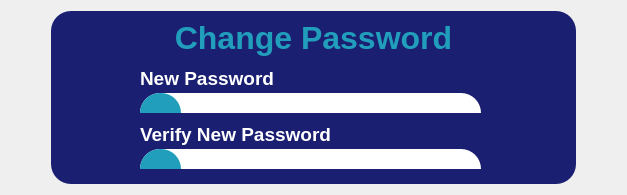
        <widget class="QWidget" name="changePage_2">
         <layout class="QVBoxLayout" name="verticalLayout_6">
          <item>
           <layout class="QHBoxLayout" name="horizontalLayout_6">
            <item>
             <spacer name="horizontalSpacer_8">
              <property name="orientation">
               <enum>Qt::Orientation::Horizontal</enum>
              </property>
              <property name="sizeHint" stdset="0">
               <size>
                <width>40</width>
                <height>20</height>
               </size>
              </property>
             </spacer>
            </item>
            <item>
             <widget class="QWidget" name="change_box_2" native="true">
              <property name="minimumSize">
               <size>
                <width>525</width>
                <height>0</height>
               </size>
              </property>
              <property name="maximumSize">
               <size>
                <width>16777215</width>
                <height>325</height>
               </size>
              </property>
              <property name="styleSheet">
               <string notr="true">#bottom_6,
#change_box_2{
	background-color: #1A1F71;
	border-radius: 20px;
	/*border: 10 solid #E4EAFE;*/
}</string>
              </property>
              <layout class="QVBoxLayout" name="verticalLayout_11">
               <item>
                <widget class="QLabel" name="label_28">
                 <property name="font">
                  <font>
                   <pointsize>48</pointsize>
                   <bold>true</bold>
                  </font>
                 </property>
                 <property name="styleSheet">
                  <string notr="true"/>
                 </property>
                 <property name="text">
                  <string>&lt;html&gt;&lt;head/&gt;&lt;body&gt;&lt;p align=&quot;center&quot;&gt;&lt;span style=&quot; font-size:24pt; color:#219ebc;&quot;&gt;Change Password&lt;/span&gt;&lt;/p&gt;&lt;/body&gt;&lt;/html&gt;</string>
                 </property>
                </widget>
               </item>
               <item>
                <widget class="QFrame" name="password_grp_5">
                 <property name="enabled">
                  <bool>true</bool>
                 </property>
                 <property name="minimumSize">
                  <size>
                   <width>0</width>
                   <height>50</height>
                  </size>
                 </property>
                 <property name="styleSheet">
                  <string notr="true">#password_grp_5 {
	background-color: #1A1F71;
	border-radius: 20px;
}

#inputBox_5{
	background-color: #FFFFFF;
	border-radius: 20px;
}

#password_icon_5{
	background-color: #219EBC;
	border-radius: 20px;
}

#lineEdit_5{
	background-color: #FFFFFF;
	border-radius: 20px;
}</string>
                 </property>
                 <property name="frameShape">
                  <enum>QFrame::Shape::StyledPanel</enum>
                 </property>
                 <property name="frameShadow">
                  <enum>QFrame::Shadow::Raised</enum>
                 </property>
                 <widget class="QFrame" name="inputBox_5">
                  <property name="geometry">
                   <rect>
                    <x>80</x>
                    <y>30</y>
                    <width>341</width>
                    <height>41</height>
                   </rect>
                  </property>
                  <property name="frameShape">
                   <enum>QFrame::Shape::StyledPanel</enum>
                  </property>
                  <property name="frameShadow">
                   <enum>QFrame::Shadow::Raised</enum>
                  </property>
                  <widget class="QLineEdit" name="lineEdit_5">
                   <property name="geometry">
                    <rect>
                     <x>50</x>
                     <y>10</y>
                     <width>271</width>
                     <height>21</height>
                    </rect>
                   </property>
                   <property name="palette">
                    <palette>
                     <active>
                      <colorrole role="Button">
                       <brush brushstyle="SolidPattern">
                        <color alpha="255">
                         <red>255</red>
                         <green>255</green>
                         <blue>255</blue>
                        </color>
                       </brush>
                      </colorrole>
                      <colorrole role="Text">
                       <brush brushstyle="SolidPattern">
                        <color alpha="255">
                         <red>0</red>
                         <green>0</green>
                         <blue>0</blue>
                        </color>
                       </brush>
                      </colorrole>
                      <colorrole role="Base">
                       <brush brushstyle="SolidPattern">
                        <color alpha="255">
                         <red>255</red>
                         <green>255</green>
                         <blue>255</blue>
                        </color>
                       </brush>
                      </colorrole>
                      <colorrole role="Window">
                       <brush brushstyle="SolidPattern">
                        <color alpha="255">
                         <red>255</red>
                         <green>255</green>
                         <blue>255</blue>
                        </color>
                       </brush>
                      </colorrole>
                      <colorrole role="Accent">
                       <brush brushstyle="SolidPattern">
                        <color alpha="255">
                         <red>33</red>
                         <green>158</green>
                         <blue>188</blue>
                        </color>
                       </brush>
                      </colorrole>
                     </active>
                     <inactive>
                      <colorrole role="Button">
                       <brush brushstyle="SolidPattern">
                        <color alpha="255">
                         <red>255</red>
                         <green>255</green>
                         <blue>255</blue>
                        </color>
                       </brush>
                      </colorrole>
                      <colorrole role="Text">
                       <brush brushstyle="SolidPattern">
                        <color alpha="255">
                         <red>0</red>
                         <green>0</green>
                         <blue>0</blue>
                        </color>
                       </brush>
                      </colorrole>
                      <colorrole role="Base">
                       <brush brushstyle="SolidPattern">
                        <color alpha="255">
                         <red>255</red>
                         <green>255</green>
                         <blue>255</blue>
                        </color>
                       </brush>
                      </colorrole>
                      <colorrole role="Window">
                       <brush brushstyle="SolidPattern">
                        <color alpha="255">
                         <red>255</red>
                         <green>255</green>
                         <blue>255</blue>
                        </color>
                       </brush>
                      </colorrole>
                      <colorrole role="Accent">
                       <brush brushstyle="SolidPattern">
                        <color alpha="255">
                         <red>33</red>
                         <green>158</green>
                         <blue>188</blue>
                        </color>
                       </brush>
                      </colorrole>
                     </inactive>
                     <disabled>
                      <colorrole role="Button">
                       <brush brushstyle="SolidPattern">
                        <color alpha="255">
                         <red>255</red>
                         <green>255</green>
                         <blue>255</blue>
                        </color>
                       </brush>
                      </colorrole>
                      <colorrole role="Base">
                       <brush brushstyle="SolidPattern">
                        <color alpha="255">
                         <red>255</red>
                         <green>255</green>
                         <blue>255</blue>
                        </color>
                       </brush>
                      </colorrole>
                      <colorrole role="Window">
                       <brush brushstyle="SolidPattern">
                        <color alpha="255">
                         <red>255</red>
                         <green>255</green>
                         <blue>255</blue>
                        </color>
                       </brush>
                      </colorrole>
                      <colorrole role="Accent">
                       <brush brushstyle="SolidPattern">
                        <color alpha="255">
                         <red>33</red>
                         <green>158</green>
                         <blue>188</blue>
                        </color>
                       </brush>
                      </colorrole>
                     </disabled>
                    </palette>
                   </property>
                   <property name="autoFillBackground">
                    <bool>false</bool>
                   </property>
                   <property name="text">
                    <string/>
                   </property>
                  </widget>
                  <widget class="QFrame" name="password_icon_5">
                   <property name="geometry">
                    <rect>
                     <x>0</x>
                     <y>0</y>
                     <width>41</width>
                     <height>41</height>
                    </rect>
                   </property>
                   <property name="frameShape">
                    <enum>QFrame::Shape::StyledPanel</enum>
                   </property>
                   <property name="frameShadow">
                    <enum>QFrame::Shadow::Raised</enum>
                   </property>
                   <widget class="QLabel" name="label_29">
                    <property name="geometry">
                     <rect>
                      <x>0</x>
                      <y>10</y>
                      <width>31</width>
                      <height>21</height>
                     </rect>
                    </property>
                    <property name="font">
                     <font>
                      <pointsize>48</pointsize>
                      <bold>true</bold>
                     </font>
                    </property>
                    <property name="layoutDirection">
                     <enum>Qt::LayoutDirection::RightToLeft</enum>
                    </property>
                    <property name="styleSheet">
                     <string notr="true"/>
                    </property>
                    <property name="text">
                     <string/>
                    </property>
                    <property name="pixmap">
                     <pixmap>assets/login_passwrod.png</pixmap>
                    </property>
                   </widget>
                  </widget>
                 </widget>
                 <widget class="QLabel" name="label_32">
                  <property name="geometry">
                   <rect>
                    <x>80</x>
                    <y>0</y>
                    <width>161</width>
                    <height>31</height>
                   </rect>
                  </property>
                  <property name="palette">
                   <palette>
                    <active>
                     <colorrole role="Text">
                      <brush brushstyle="SolidPattern">
                       <color alpha="255">
                        <red>255</red>
                        <green>255</green>
                        <blue>255</blue>
                       </color>
                      </brush>
                     </colorrole>
                    </active>
                    <inactive>
                     <colorrole role="Text">
                      <brush brushstyle="SolidPattern">
                       <color alpha="255">
                        <red>255</red>
                        <green>255</green>
                        <blue>255</blue>
                       </color>
                      </brush>
                     </colorrole>
                    </inactive>
                    <disabled/>
                   </palette>
                  </property>
                  <property name="font">
                   <font>
                    <pointsize>48</pointsize>
                    <bold>true</bold>
                   </font>
                  </property>
                  <property name="styleSheet">
                   <string notr="true"/>
                  </property>
                  <property name="text">
                   <string>&lt;html&gt;&lt;head/&gt;&lt;body&gt;&lt;p&gt;&lt;span style=&quot; font-size:14pt; color:#ffffff;&quot;&gt;New Password&lt;/span&gt;&lt;/p&gt;&lt;/body&gt;&lt;/html&gt;</string>
                  </property>
                 </widget>
                </widget>
               </item>
               <item>
                <widget class="QFrame" name="verify_grp_4">
                 <property name="enabled">
                  <bool>true</bool>
                 </property>
                 <property name="minimumSize">
                  <size>
                   <width>0</width>
                   <height>50</height>
                  </size>
                 </property>
                 <property name="styleSheet">
                  <string notr="true">#verify_grp_4 {
	background-color: #1A1F71;
	border-radius: 20px;
}

#password_icon_6 {
	background-color: #219EBC;
	border-radius: 20px;
}

#inputBox3_4{
	background-color: #FFFFFF;
	border-radius: 20px;
}

#lineEdit_13{
	background-color: #FFFFFF;
	border-radius: 20px;
}

</string>
                 </property>
                 <property name="frameShape">
                  <enum>QFrame::Shape::StyledPanel</enum>
                 </property>
                 <property name="frameShadow">
                  <enum>QFrame::Shadow::Raised</enum>
                 </property>
                 <widget class="QFrame" name="inputBox3_4">
                  <property name="geometry">
                   <rect>
                    <x>80</x>
                    <y>30</y>
                    <width>341</width>
                    <height>41</height>
                   </rect>
                  </property>
                  <property name="frameShape">
                   <enum>QFrame::Shape::StyledPanel</enum>
                  </property>
                  <property name="frameShadow">
                   <enum>QFrame::Shadow::Raised</enum>
                  </property>
                  <widget class="QLineEdit" name="lineEdit_13">
                   <property name="geometry">
                    <rect>
                     <x>50</x>
                     <y>10</y>
                     <width>271</width>
                     <height>21</height>
                    </rect>
                   </property>
                   <property name="palette">
                    <palette>
                     <active>
                      <colorrole role="Button">
                       <brush brushstyle="SolidPattern">
                        <color alpha="255">
                         <red>255</red>
                         <green>255</green>
                         <blue>255</blue>
                        </color>
                       </brush>
                      </colorrole>
                      <colorrole role="Text">
                       <brush brushstyle="SolidPattern">
                        <color alpha="255">
                         <red>0</red>
                         <green>0</green>
                         <blue>0</blue>
                        </color>
                       </brush>
                      </colorrole>
                      <colorrole role="Base">
                       <brush brushstyle="SolidPattern">
                        <color alpha="255">
                         <red>255</red>
                         <green>255</green>
                         <blue>255</blue>
                        </color>
                       </brush>
                      </colorrole>
                      <colorrole role="Window">
                       <brush brushstyle="SolidPattern">
                        <color alpha="255">
                         <red>255</red>
                         <green>255</green>
                         <blue>255</blue>
                        </color>
                       </brush>
                      </colorrole>
                      <colorrole role="Accent">
                       <brush brushstyle="SolidPattern">
                        <color alpha="255">
                         <red>33</red>
                         <green>158</green>
                         <blue>188</blue>
                        </color>
                       </brush>
                      </colorrole>
                     </active>
                     <inactive>
                      <colorrole role="Button">
                       <brush brushstyle="SolidPattern">
                        <color alpha="255">
                         <red>255</red>
                         <green>255</green>
                         <blue>255</blue>
                        </color>
                       </brush>
                      </colorrole>
                      <colorrole role="Text">
                       <brush brushstyle="SolidPattern">
                        <color alpha="255">
                         <red>0</red>
                         <green>0</green>
                         <blue>0</blue>
                        </color>
                       </brush>
                      </colorrole>
                      <colorrole role="Base">
                       <brush brushstyle="SolidPattern">
                        <color alpha="255">
                         <red>255</red>
                         <green>255</green>
                         <blue>255</blue>
                        </color>
                       </brush>
                      </colorrole>
                      <colorrole role="Window">
                       <brush brushstyle="SolidPattern">
                        <color alpha="255">
                         <red>255</red>
                         <green>255</green>
                         <blue>255</blue>
                        </color>
                       </brush>
                      </colorrole>
                      <colorrole role="Accent">
                       <brush brushstyle="SolidPattern">
                        <color alpha="255">
                         <red>33</red>
                         <green>158</green>
                         <blue>188</blue>
                        </color>
                       </brush>
                      </colorrole>
                     </inactive>
                     <disabled>
                      <colorrole role="Button">
                       <brush brushstyle="SolidPattern">
                        <color alpha="255">
                         <red>255</red>
                         <green>255</green>
                         <blue>255</blue>
                        </color>
                       </brush>
                      </colorrole>
                      <colorrole role="Base">
                       <brush brushstyle="SolidPattern">
                        <color alpha="255">
                         <red>255</red>
                         <green>255</green>
                         <blue>255</blue>
                        </color>
                       </brush>
                      </colorrole>
                      <colorrole role="Window">
                       <brush brushstyle="SolidPattern">
                        <color alpha="255">
                         <red>255</red>
                         <green>255</green>
                         <blue>255</blue>
                        </color>
                       </brush>
                      </colorrole>
                      <colorrole role="Accent">
                       <brush brushstyle="SolidPattern">
                        <color alpha="255">
                         <red>33</red>
                         <green>158</green>
                         <blue>188</blue>
                        </color>
                       </brush>
                      </colorrole>
                     </disabled>
                    </palette>
                   </property>
                   <property name="autoFillBackground">
                    <bool>false</bool>
                   </property>
                   <property name="text">
                    <string/>
                   </property>
                  </widget>
                  <widget class="QFrame" name="password_icon_6">
                   <property name="geometry">
                    <rect>
                     <x>0</x>
                     <y>0</y>
                     <width>41</width>
                     <height>41</height>
                    </rect>
                   </property>
                   <property name="frameShape">
                    <enum>QFrame::Shape::StyledPanel</enum>
                   </property>
                   <property name="frameShadow">
                    <enum>QFrame::Shadow::Raised</enum>
                   </property>
                   <widget class="QLabel" name="label_33">
                    <property name="geometry">
                     <rect>
                      <x>0</x>
                      <y>10</y>
                      <width>31</width>
                      <height>21</height>
                     </rect>
                    </property>
                    <property name="font">
                     <font>
                      <pointsize>48</pointsize>
                      <bold>true</bold>
                     </font>
                    </property>
                    <property name="layoutDirection">
                     <enum>Qt::LayoutDirection::RightToLeft</enum>
                    </property>
                    <property name="styleSheet">
                     <string notr="true"/>
                    </property>
                    <property name="text">
                     <string/>
                    </property>
                    <property name="pixmap">
                     <pixmap>assets/login_passwrod.png</pixmap>
                    </property>
                   </widget>
                  </widget>
                 </widget>
                 <widget class="QLabel" name="label_34">
                  <property name="geometry">
                   <rect>
                    <x>80</x>
                    <y>0</y>
                    <width>231</width>
                    <height>31</height>
                   </rect>
                  </property>
                  <property name="font">
                   <font>
                    <pointsize>48</pointsize>
                    <bold>true</bold>
                   </font>
                  </property>
                  <property name="styleSheet">
                   <string notr="true"/>
                  </property>
                  <property name="text">
                   <string>&lt;html&gt;&lt;head/&gt;&lt;body&gt;&lt;p&gt;&lt;span style=&quot; font-size:14pt; color:#ffffff;&quot;&gt;Verify New Password&lt;/span&gt;&lt;/p&gt;&lt;/body&gt;&lt;/html&gt;</string>
                  </property>
                 </widget>
                </widget>
               </item>
               <item>
                <widget class="QFrame" name="bottom_6">
                 <property name="frameShape">
                  <enum>QFrame::Shape::StyledPanel</enum>
                 </property>
                 <property name="frameShadow">
                  <enum>QFrame::Shadow::Raised</enum>
                 </property>
                 <widget class="QPushButton" name="change_login_button">
                  <property name="geometry">
                   <rect>
                    <x>430</x>
                    <y>20</y>
                    <width>51</width>
                    <height>31</height>
                   </rect>
                  </property>
                  <property name="palette">
                   <palette>
                    <active>
                     <colorrole role="Button">
                      <brush brushstyle="SolidPattern">
                       <color alpha="255">
                        <red>33</red>
                        <green>158</green>
                        <blue>188</blue>
                       </color>
                      </brush>
                     </colorrole>
                     <colorrole role="ButtonText">
                      <brush brushstyle="SolidPattern">
                       <color alpha="255">
                        <red>26</red>
                        <green>31</green>
                        <blue>113</blue>
                       </color>
                      </brush>
                     </colorrole>
                     <colorrole role="Base">
                      <brush brushstyle="SolidPattern">
                       <color alpha="255">
                        <red>33</red>
                        <green>158</green>
                        <blue>188</blue>
                       </color>
                      </brush>
                     </colorrole>
                     <colorrole role="Window">
                      <brush brushstyle="SolidPattern">
                       <color alpha="255">
                        <red>33</red>
                        <green>158</green>
                        <blue>188</blue>
                       </color>
                      </brush>
                     </colorrole>
                    </active>
                    <inactive>
                     <colorrole role="Button">
                      <brush brushstyle="SolidPattern">
                       <color alpha="255">
                        <red>33</red>
                        <green>158</green>
                        <blue>188</blue>
                       </color>
                      </brush>
                     </colorrole>
                     <colorrole role="ButtonText">
                      <brush brushstyle="SolidPattern">
                       <color alpha="255">
                        <red>26</red>
                        <green>31</green>
                        <blue>113</blue>
                       </color>
                      </brush>
                     </colorrole>
                     <colorrole role="Base">
                      <brush brushstyle="SolidPattern">
                       <color alpha="255">
                        <red>33</red>
                        <green>158</green>
                        <blue>188</blue>
                       </color>
                      </brush>
                     </colorrole>
                     <colorrole role="Window">
                      <brush brushstyle="SolidPattern">
                       <color alpha="255">
                        <red>33</red>
                        <green>158</green>
                        <blue>188</blue>
                       </color>
                      </brush>
                     </colorrole>
                    </inactive>
                    <disabled>
                     <colorrole role="Button">
                      <brush brushstyle="SolidPattern">
                       <color alpha="255">
                        <red>33</red>
                        <green>158</green>
                        <blue>188</blue>
                       </color>
                      </brush>
                     </colorrole>
                     <colorrole role="Base">
                      <brush brushstyle="SolidPattern">
                       <color alpha="255">
                        <red>33</red>
                        <green>158</green>
                        <blue>188</blue>
                       </color>
                      </brush>
                     </colorrole>
                     <colorrole role="Window">
                      <brush brushstyle="SolidPattern">
                       <color alpha="255">
                        <red>33</red>
                        <green>158</green>
                        <blue>188</blue>
                       </color>
                      </brush>
                     </colorrole>
                    </disabled>
                   </palette>
                  </property>
                  <property name="font">
                   <font>
                    <pointsize>8</pointsize>
                    <bold>true</bold>
                   </font>
                  </property>
                  <property name="styleSheet">
                   <string notr="true">#change_login_button, #change_login_button:flat{
	background-color: #219EBC;
	border-radius: 15px;
}

#change_login_button:hover {
    background-color: #43DBFF;
}</string>
                  </property>
                  <property name="text">
                   <string>Submit</string>
                  </property>
                  <property name="iconSize">
                   <size>
                    <width>50</width>
                    <height>50</height>
                   </size>
                  </property>
                 </widget>
                </widget>
               </item>
              </layout>
             </widget>
            </item>
            <item>
             <spacer name="horizontalSpacer_9">
              <property name="orientation">
               <enum>Qt::Orientation::Horizontal</enum>
              </property>
              <property name="sizeHint" stdset="0">
               <size>
                <width>40</width>
                <height>20</height>
               </size>
              </property>
             </spacer>
            </item>
           </layout>
          </item>
         </layout>
        </widget>
